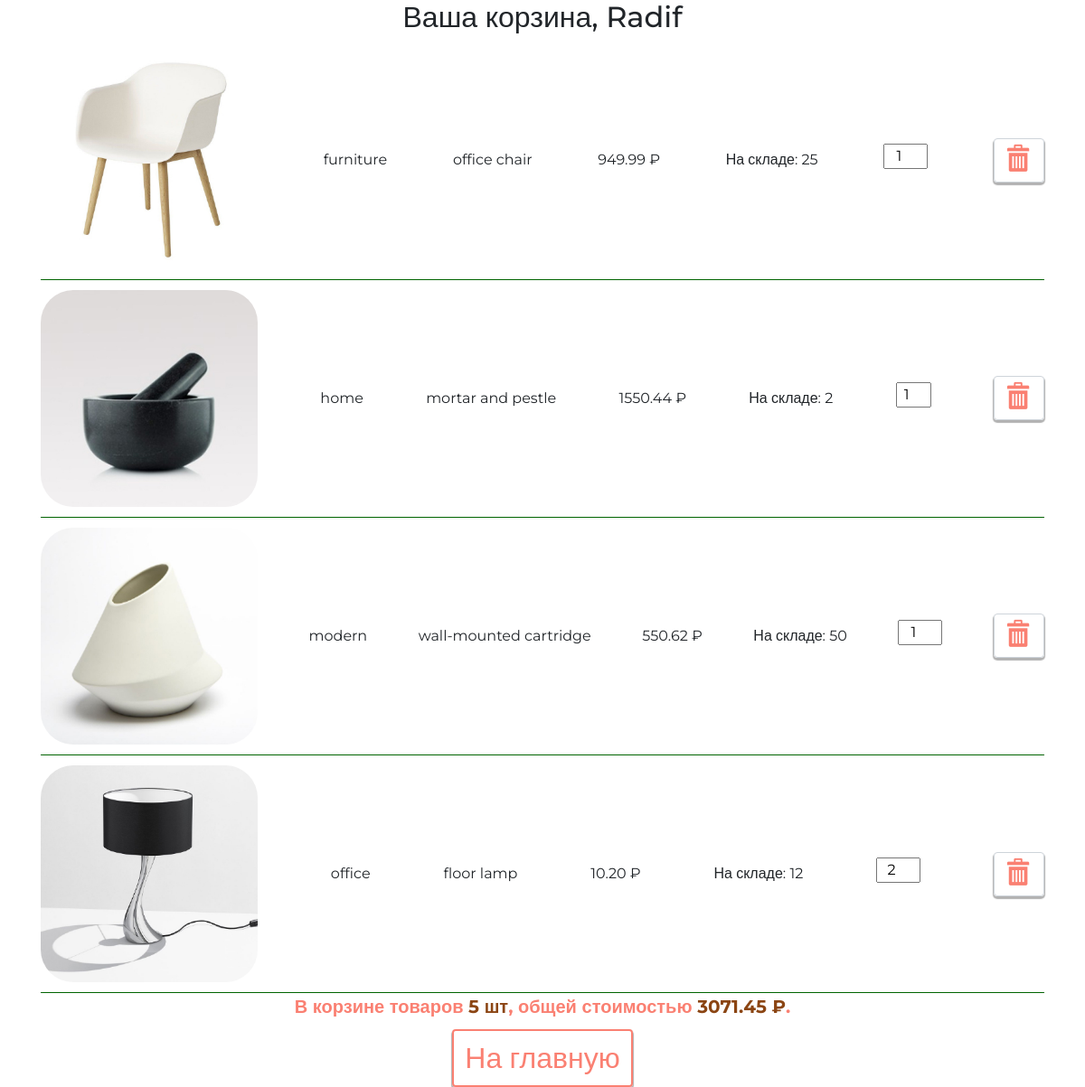
/basket/ (signed in), run on an earlier commit of the app's database.
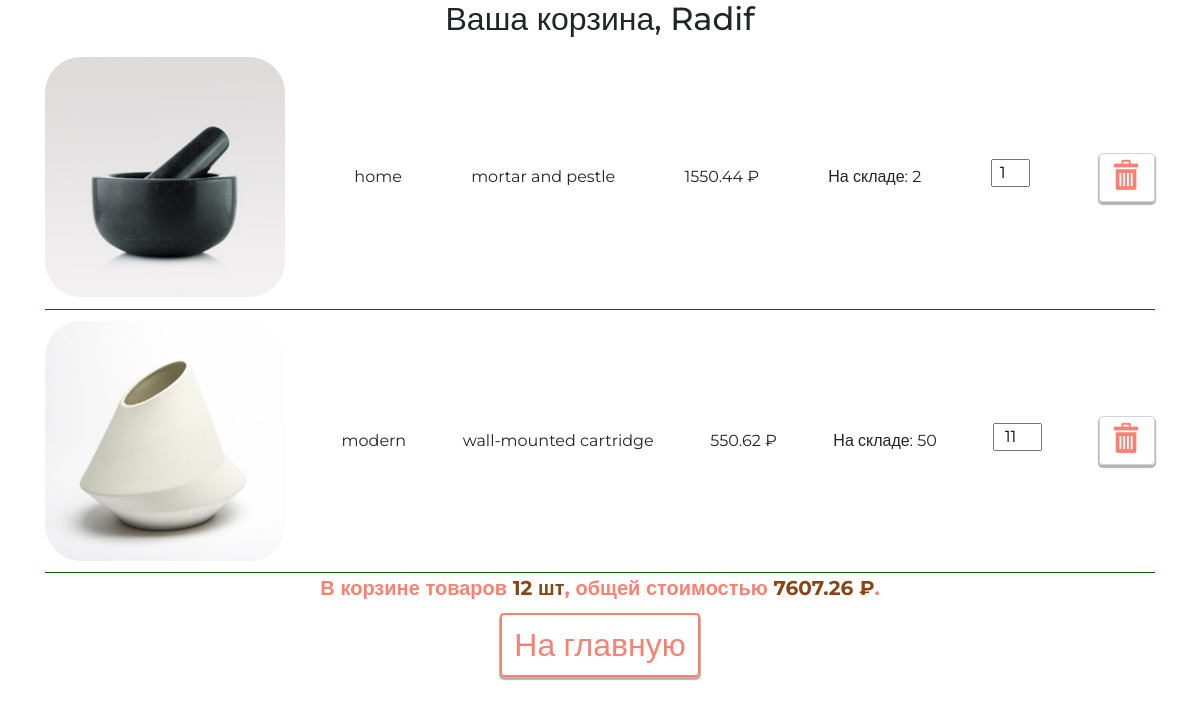
And on a later commit of the database.
### basketapp/models.py (models this page shows)
class BasketItem(models.Model):
    user = models.ForeignKey(
        get_user_model(),
        verbose_name='Пользователь',
        on_delete=models.CASCADE,
        related_name='user_basket'
    )
    product = models.ForeignKey(Product, verbose_name='Продукт', on_delete=models.CASCADE)
    quantity = models.PositiveIntegerField(default=0, verbose_name='Количество')
    mod_datetime = models.DateTimeField(auto_now=True,  verbose_name='Дата изменения')
    class Meta:
        verbose_name = 'корзина'
        verbose_name_plural = 'корзины'
        ordering = ['product']

### mainapp/models.py (models this page shows, shortened)
class Product(models.Model):
    category = models.ForeignKey(ProductCategory,
                                 on_delete=models.CASCADE,
                                 verbose_name='категория продукта')
    name = models.CharField('имя продукта', max_length=128)
    image = models.ImageField(upload_to='products_images', blank=True)
    short_desc = models.CharField('краткое описание продукта', max_length=64, blank=True)
    description = models.TextField('описание продукта', blank=True)
    price = models.DecimalField('цена продукта', max_digits=8, decimal_places=2, default=0)
    quantity = models.PositiveIntegerField('количество на складе', default=0)
    is_active = models.BooleanField(verbose_name='активность', default=True)
    modified_date = models.DateTimeField(
        verbose_name='дата изменения', auto_now=True)
    class Meta:
        verbose_name = 'продукт'
        verbose_name_plural = 'продукты'
        ordering = ['-is_active', 'category', 'name']

class ProductCategory(models.Model):
    name = models.CharField(verbose_name='имя категории', max_length=128)
    description = models.TextField(verbose_name='описание категории', blank=True)
    is_active = models.BooleanField(verbose_name='активность', default=True)
    modified_date = models.DateTimeField(
        verbose_name='дата изменения', auto_now=True)
    class Meta:
        verbose_name = 'Категория продукта'
        verbose_name_plural = 'Категории продуктов'
        ordering = ['-is_active', 'name']

### authapp/models.py (models this page shows)
class ShopUser(AbstractUser):
    age = models.PositiveIntegerField(verbose_name='возраст', null=True)
    avatar = models.ImageField(upload_to='users_avatars', blank=True)
    def basket_cost(self):
        return sum(item.product.price * item.quantity for item in self.user_basket.all())
    def basket_total_quantity(self):
        return sum(item.quantity for item in self.user_basket.all())
    class Meta:
        verbose_name = 'Пользователь'
        verbose_name_plural = 'Пользователи'
        ordering = ['-is_active', '-is_superuser', '-is_staff', 'username']

### basketapp/views.py (the view)
# urls.py: path('', adminapp.UsersList.as_view(), name='index'),
@login_required
def index(request):
    basket_items = request.user.user_basket.all()
    context = {
        'page_title': 'корзина',
        'links_menu': LINKS_MENU,
        'basket_items': basket_items,
    }
    return render(request, 'basketapp/index.html', context)

### mainapp/templatetags/my_tags.py (called while the page is built)
def media_folder_products(string):
    if not string:
        string = 'products_images/default.jpg'
    return f'{settings.MEDIA_URL}{string}'

### basketapp/templates/basketapp/index.html
{% extends 'basketapp/base.html' %}
{% load static %}
{% block container %}
    <div class="basket-list">
        {% include 'basketapp/inc/inc_basket_items.html' %}
    </div>
{% endblock %}

### basketapp/templates/basketapp/base.html (shortened to what this page needs)
{% load static %}
<!DOCTYPE html>
<html lang="en">
<head>
    {% block css %}
        <link rel="stylesheet" href="{% static 'node_modules/bootstrap/dist/css/bootstrap.min.css' %}">
        <link rel="stylesheet" href="{% static 'fonts/icomoon/style.css' %}">
        <link rel="stylesheet" href="{% static 'css/style.css' %}">
    {% endblock %}
</head>
<body>
<div class="container">
    <div class="h2 text-center head">
        Ваша корзина,
        {{ user.first_name|default:'пользователь'|title }}
    </div>
    {% block container %}
    {% endblock %}
</div>
</body>
</html>

### basketapp/templates/basketapp/inc/inc_basket_items.html
{% load my_tags %}
{% if basket_items %}
    {% for item in basket_items %}
        <div class="basket-item-wrapper">
            <img src="{{ item.product.image|media_folder_products }}"
                 alt="{{ item.product.short_desc }}">
            <span class="category-name">{{ item.product.category.name }}</span>
            <span class="product-name">{{ item.product.name }}</span>
            <span class="product-price">{{ item.product.price }}&nbsp;&#8381;</span>
            <span class="product-quantity">На складе: {{ item.product.quantity }}</span>
            <label>
                <input type="number" name="{{ item.pk }}" min="0"
                       max="{{ item.product.quantity }}"
                       value="{{ item.quantity }}"
                       class="product-qty">
            </label>
            <a href="{% url 'basket:delete' item.pk %}" class="btn btn-round">
                <span class="icon-delete"></span>
            </a>
        </div>
    {% endfor %}
    <div class="basket-summary">
        В корзине товаров <span>{{ user.basket_total_quantity }} шт</span>,
        общей стоимостью <span>{{ user.basket_cost }} &#8381;</span>.
    </div>
{% else %}
    <h4>Корзина пуста</h4>
{% endif %}
<a href="{% url 'main:index' %}" class="btn btn-round in-home">
    На главную
</a>

What changed in the data, as far as the page shows it:
removed BasketItem: product.image|media_folder_products (picture), product.category.name "furniture", product.name "office chair", product.price "949.99", product.quantity "25", quantity "1"
removed BasketItem: product.image|media_folder_products (picture), product.category.name "office", product.name "floor lamp", product.price "10.20", product.quantity "12", quantity "2"
changed through a linked row, ShopUser "Radif": basket_total_quantity "5" → "12"; basket_cost "3071.45" → "7607.26"
changed BasketItem "modern": quantity "1" → "11"
